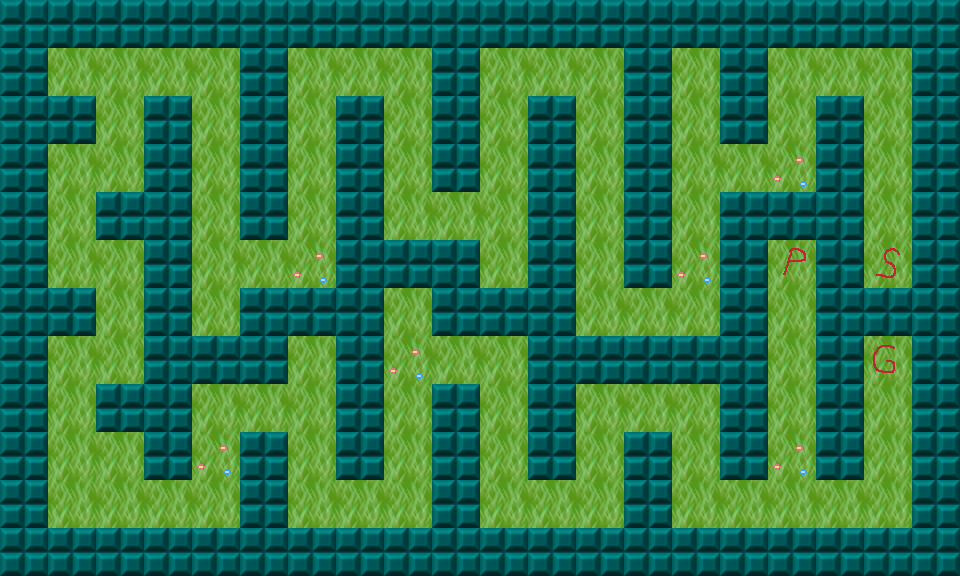

Rendered tile map (Tiled .tmx) drawn with the repository's tilesets; below, a short description and the full map source, tile grids included:
An orthogonal 20x12 tile map with 48x48 px tiles, 1 tile layer (level6), 5 hidden layers not drawn, 2 tilesets.

<map version="1.0" tiledversion="1.0.2" orientation="orthogonal" renderorder="right-down" width="20" height="12" tilewidth="48" tileheight="48" nextobjectid="1">
 <tileset firstgid="1" source="tileset.tsx" />
 <tileset firstgid="49" source="tileset.tsx" />
 <layer name="level1" width="20" height="12" visible="0">
  <data encoding="csv">
17,17,17,17,17,17,17,17,17,17,17,17,17,17,17,17,17,17,17,17,
17,1,33,33,33,33,33,33,33,33,33,33,33,33,33,33,33,33,33,17,
17,41,42,41,42,41,33,33,33,34,33,33,33,33,33,33,33,3,33,17,
17,33,33,33,34,33,33,33,33,33,33,33,33,33,33,33,34,33,33,17,
17,41,42,41,42,41,42,33,33,33,33,34,33,33,33,33,33,33,33,17,
17,33,33,33,33,33,34,33,33,33,33,33,33,33,34,33,33,33,33,17,
17,33,33,33,33,33,33,33,33,33,33,33,33,33,33,33,33,33,33,17,
17,33,33,33,33,33,33,33,34,33,33,33,33,33,33,33,33,33,33,17,
17,33,34,33,33,33,33,33,33,33,33,34,33,33,33,33,3,33,33,17,
17,33,3,33,34,33,33,33,33,33,33,33,33,33,33,33,34,33,33,17,
17,33,33,33,33,33,33,33,33,33,33,33,33,33,33,33,33,33,2,17,
17,17,17,17,17,17,17,17,17,17,17,17,17,17,17,17,17,17,17,17
</data>
 </layer>
 <layer name="level2" width="20" height="12" visible="0">
  <data encoding="csv">
17,17,17,17,17,17,17,17,17,17,17,17,17,17,17,17,17,17,17,17,
17,33,33,33,33,33,33,17,33,33,33,17,3,33,33,33,33,33,33,17,
17,33,17,17,17,17,33,17,33,17,33,17,17,17,17,17,17,17,33,17,
17,33,17,34,33,33,33,17,33,17,33,17,33,33,33,33,33,33,34,17,
17,33,17,33,34,33,33,17,33,17,33,17,33,17,17,17,17,17,33,17,
17,33,17,33,33,33,33,17,33,17,3,17,33,17,2,33,33,33,33,17,
17,33,33,34,33,33,1,17,33,17,33,17,33,17,33,33,33,17,33,17,
17,33,17,17,17,17,17,17,33,17,33,17,33,17,33,34,33,17,33,17,
17,33,33,33,33,33,33,33,33,17,33,17,33,17,33,33,34,17,33,17,
17,34,17,17,17,17,17,17,17,17,33,17,33,17,33,17,17,17,33,17,
17,33,33,33,33,33,33,33,3,17,33,33,33,17,33,33,33,33,33,17,
17,17,17,17,17,17,17,17,17,17,17,17,17,17,17,17,17,17,17,17
</data>
 </layer>
 <layer name="level3" width="20" height="12" visible="0">
  <data encoding="csv">
17,17,17,17,17,17,17,17,17,17,17,17,17,17,17,17,17,17,17,17,
17,1,33,34,33,33,33,33,33,33,33,33,33,33,33,33,33,17,33,17,
17,33,17,17,17,17,17,17,17,17,17,17,17,17,17,17,17,17,33,17,
17,33,33,33,33,33,33,33,33,33,33,33,3,17,33,33,33,34,33,17,
17,33,17,17,17,17,17,17,17,17,17,17,17,17,17,17,33,17,33,17,
17,33,33,3,17,33,33,33,33,33,33,33,33,33,33,33,33,17,33,17,
17,33,17,17,17,17,17,17,17,17,17,33,17,17,17,17,17,17,33,17,
17,34,33,33,33,34,33,33,17,33,33,33,33,34,33,33,33,17,33,17,
17,33,17,34,33,33,33,33,33,33,33,34,33,33,17,33,3,17,33,17,
17,33,17,17,17,17,33,17,17,17,17,17,17,17,17,17,17,17,33,17,
17,33,33,33,3,17,33,33,33,33,34,33,33,34,33,33,17,33,2,17,
17,17,17,17,17,17,17,17,17,17,17,17,17,17,17,17,17,17,17,17
</data>
 </layer>
 <layer name="level4" width="20" height="12" visible="0">
  <data encoding="csv">
17,17,17,17,17,17,17,17,17,17,17,17,17,17,17,17,17,17,17,17,
17,1,17,33,17,3,17,33,17,9,17,33,17,33,17,33,17,33,33,17,
17,33,17,33,17,33,33,33,17,33,17,33,33,33,33,34,17,33,33,17,
17,33,33,33,17,33,17,33,9,34,33,33,17,33,17,33,17,34,33,17,
17,34,17,33,17,17,17,33,17,17,17,33,17,33,17,33,17,33,33,17,
17,33,17,33,17,33,17,33,17,33,17,33,17,17,17,33,33,33,34,17,
17,33,17,33,33,33,17,33,33,33,17,33,17,33,17,33,17,33,33,17,
17,33,17,17,17,34,17,33,17,33,17,33,34,33,17,17,17,33,33,17,
17,33,33,33,17,33,17,33,17,33,17,33,17,33,17,3,17,34,33,17,
17,33,17,33,17,33,33,33,17,33,17,33,17,33,33,33,17,33,33,17,
17,33,17,3,17,33,17,33,17,3,17,33,17,33,17,33,17,33,2,17,
17,17,17,17,17,17,17,17,17,17,17,17,17,17,17,17,17,17,17,17
</data>
 </layer>
 <layer name="level5" width="20" height="12" visible="0">
  <data encoding="csv">
17,17,17,17,17,17,17,17,17,17,17,17,17,17,17,17,17,17,17,17,
17,33,33,33,33,33,33,33,33,17,3,33,33,33,33,33,33,33,33,17,
17,17,33,17,17,17,17,17,33,17,17,17,17,33,17,17,17,17,33,17,
17,33,33,33,34,33,33,17,33,33,33,17,33,33,33,17,34,33,33,17,
17,33,17,17,17,17,17,17,17,17,33,17,33,17,17,17,33,17,17,17,
17,33,33,33,33,33,34,33,1,17,33,17,33,17,34,33,33,33,33,17,
17,17,17,33,17,17,17,17,33,17,33,17,33,17,33,17,17,17,17,17,
17,33,33,33,33,33,33,17,17,17,33,17,33,17,33,33,17,33,34,17,
17,17,17,17,33,17,17,17,33,33,33,17,33,17,33,33,33,33,33,17,
17,33,33,33,34,33,17,33,33,17,33,17,33,17,17,17,17,17,33,17,
17,33,33,33,33,3,17,33,33,17,33,33,33,33,33,33,3,17,2,17,
17,17,17,17,17,17,17,17,17,17,17,17,17,17,17,17,17,17,17,17
</data>
 </layer>
 <layer name="level6" width="20" height="12">
  <data encoding="csv">
17,17,17,17,17,17,17,17,17,17,17,17,17,17,17,17,17,17,17,17,
17,33,33,33,33,17,33,33,33,17,33,33,33,17,33,17,33,33,33,17,
17,17,42,17,33,17,33,17,33,17,33,17,33,17,33,17,33,17,33,17,
17,33,33,17,33,17,33,17,33,17,33,17,33,17,33,33,34,17,33,17,
17,41,17,17,33,17,42,17,33,33,33,17,33,17,33,17,17,17,33,17,
17,33,33,17,33,33,34,17,17,17,33,17,33,17,34,17,3,17,1,17,
17,17,33,17,33,17,17,17,33,17,17,17,33,33,33,17,33,17,18,17,
17,33,33,17,17,17,33,17,34,33,33,17,17,17,17,17,33,17,2,17,
17,33,17,17,33,33,33,17,33,17,33,17,33,33,33,17,33,17,33,17,
17,33,33,17,34,17,33,17,33,17,33,17,33,17,33,17,34,17,33,17,
17,33,33,33,33,17,33,33,33,17,33,33,33,17,33,33,33,33,33,17,
17,17,17,17,17,17,17,17,17,17,17,17,17,17,17,17,17,17,17,17
</data>
 </layer>
</map>